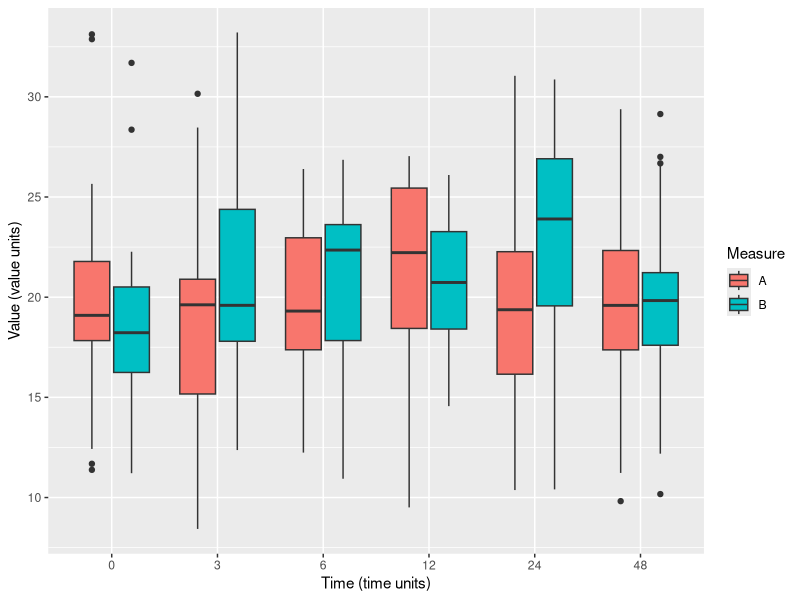
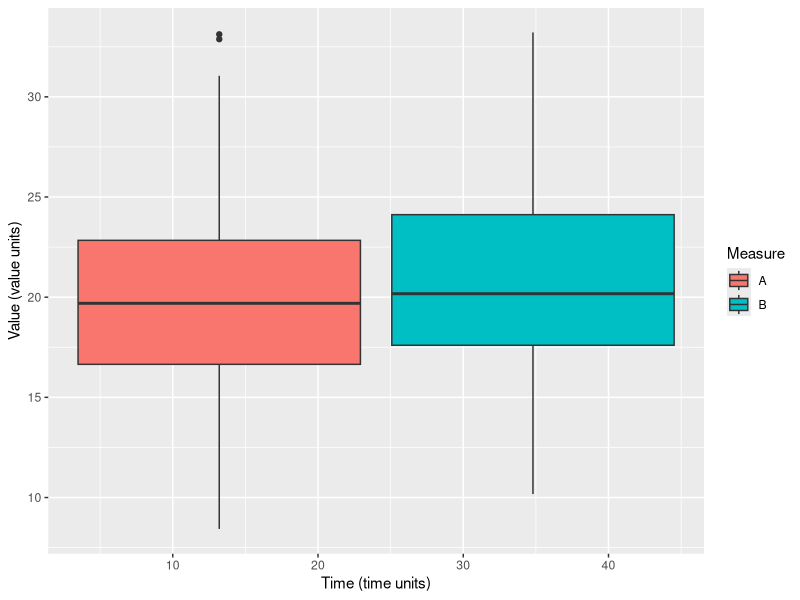
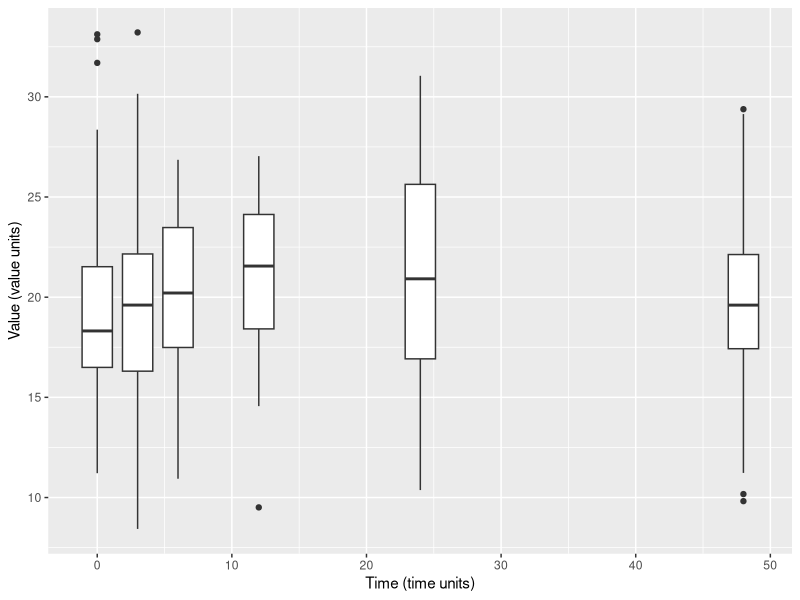
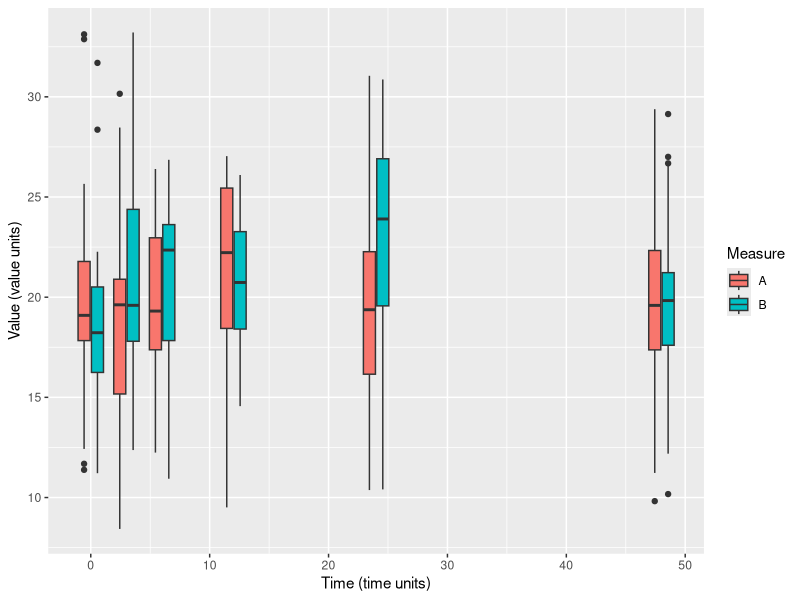
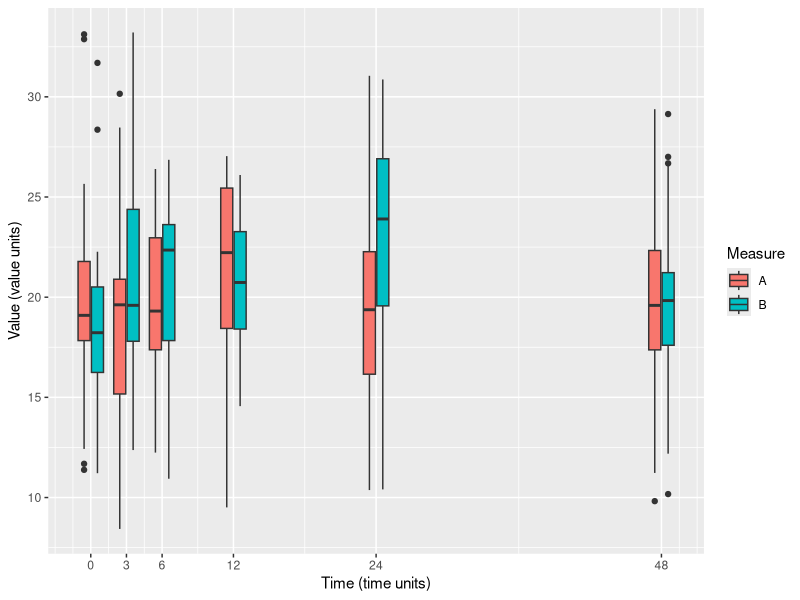

Generate these figures, in order, with R:
## ---- chunk 1
data.df = data.frame(time = rep(c(0,3,6,12,24,48),each=50),
    value = rnorm(300, 20, 5),
    measure = factor(rep(rep(c("A","B"),each=25), 6)))
## ---- chunk 2
library(ggplot2)
ggplot(data.df, aes(x=factor(time), y=value)) +
    geom_boxplot(aes(fill=measure)) +
    xlab("Time (time units)") + ylab("Value (value units)") +
    scale_fill_discrete(name = "Measure")
## ---- chunk 3
ggplot(data.df, aes(x=time, y=value)) +
    geom_boxplot(aes(fill=measure)) +
    xlab("Time (time units)") + ylab("Value (value units)") +
    scale_fill_discrete(name = "Measure")
## ---- chunk 4
ggplot(data.df, aes(x=time, y=value)) +
    geom_boxplot(aes(fill=measure, group=factor(time))) +
    xlab("Time (time units)") + ylab("Value (value units)") +
    scale_fill_discrete(name = "Measure")
## ---- chunk 5
ggplot(data.df, aes(y=value, x=time)) +
    geom_boxplot(aes(position = factor(time), fill=measure)) +
    xlab("Time (time units)") + ylab("Value (value units)") +
    scale_fill_discrete(name = "Measure")
## ---- chunk 6
ggplot(data.df, aes(y=value, x=time)) +
    geom_boxplot(aes(position = factor(time), fill=measure)) +
    scale_x_continuous(breaks = unique(data.df$time)) +
    xlab("Time (time units)") + ylab("Value (value units)") +
    scale_fill_discrete(name = "Measure")
